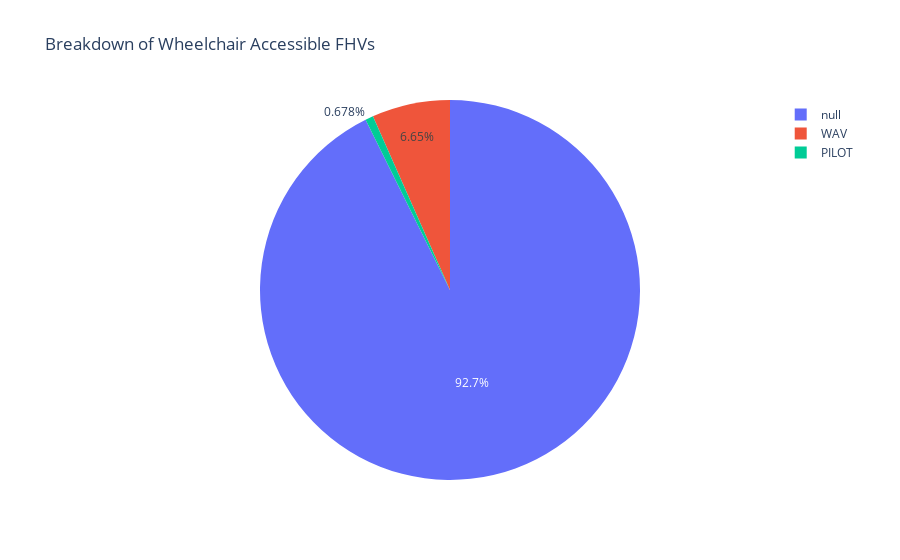

Notebook code cell kept with this figure:
### Markdown cell above
### Aggregate

### Code cell
datum = {
    'question':'What is fraction of vehicles are wheelchair accessible?',
    'context': context,
    'answer':{
        'query': """SELECT wheelchair_accessible, COUNT(*) as volume, COUNT(*) / SUM(COUNT(*)) over () AS fraction
GROUP BY wheelchair_accessible""",
        'plot': """fig = px.pie(df, names='wheelchair_accessible', values='volume', title='Breakdown of Wheelchair Accessible FHVs')"""
    }
}
dataset_fhv.append(datum)
df = pd.DataFrame.from_records(client.get(endpoint, query=datum['answer']['query']))
df = clean_dtypes(df)
exec(datum['answer']['plot'])
fig

### Figure 1 — Plotly figure (JSON) as saved in the notebook; plotly's stock layout.template omitted (floating-point values rounded to 4 significant figures)
{"data": [{"domain": {"x": [0, 1], "y": [0, 1]}, "hovertemplate": "wheelchair_accessible=%{label}<br>volume=%{value}<extra></extra>", "labels": [null, "WAV", "PILOT"], "legendgroup": "", "name": "", "showlegend": true, "type": "pie", "values": [97814, 7018, 716]}], "layout": {"autosize": true, "legend": {"tracegroupgap": 0}, "title": {"text": "Breakdown of Wheelchair Accessible FHVs"}}}
